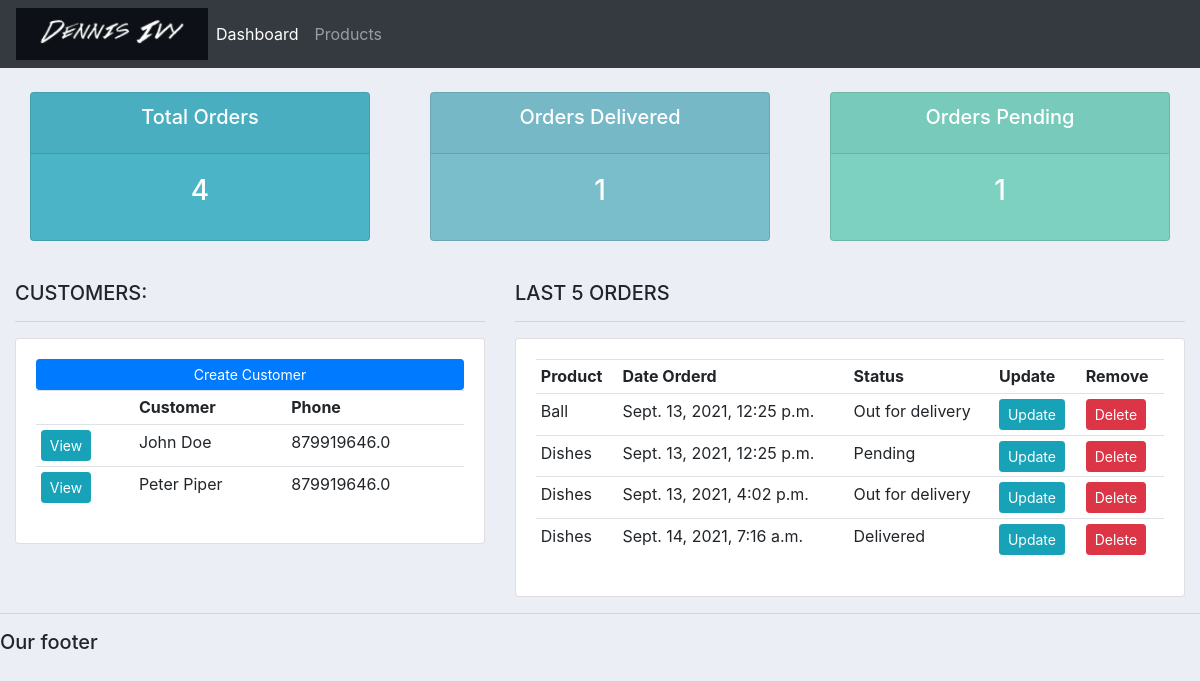
The page / on the database its author committed.
### accounts/models.py (models this page shows, shortened)
class Customer(models.Model):
    name = models.CharField(max_length=200, null=True)
    email = models.CharField(max_length=200, null=True)
    phone = models.FloatField(max_length=200, null=True)
    date_created = models.DateTimeField(auto_now_add=True, null=True)

class Order(models.Model):
    STATUS = (
			('Pending', 'Pending'),
			('Out for delivery', 'Out for delivery'),
            ('Delivered', 'Delivered'),
			)
    customer = models.ForeignKey(Customer, null=True, on_delete = models.SET_NULL)
    product = models.ForeignKey(Product, null=True, on_delete = models.SET_NULL)
    date_created = models.DateTimeField(auto_now_add=True, null=True)
    status = models.CharField(max_length=200, null=True, choices=STATUS)
    note = models.CharField(max_length=1000, null=True)

class Product(models.Model):
    CATEGORY = (
			('Indoor', 'Indoor'),
			('Out Door', 'Out Door'),
			)
    name = models.CharField(max_length=200, null=True)
    price = models.FloatField(null=True)
    category = models.CharField(max_length=200, null=True, choices=CATEGORY)
    description = models.CharField(max_length=200, null=True, blank=True)
    date_created = models.DateTimeField(auto_now_add=True, null=True)
    tag = models.ManyToManyField(Tag)
    def __str__(self):
        return self.name

### accounts/views.py (the view)
# urls.py: path('', views.home, name="home"),
def home(request):
    orders = Order.objects.all()
    customers = Customer.objects.all()
    total_customers = customers.count()
    total_orders = orders.count()
    delivered = orders.filter(status="Delivered").count()
    pending = orders.filter(status="Pending").count()
    context = {'orders':orders, 'customers':customers,
	'total_orders':total_orders,'delivered':delivered,
	'pending':pending}
    return render(request, "accounts/dashboard.html", context)

### accounts/templates/accounts/dashboard.html
{%  extends 'accounts/main.html' %}
{% block content %}
{%  include 'accounts/status.html' %}
<br>
<div class="row">
	<div class="col-md-5">
		<h5>CUSTOMERS:</h5>
		<hr>
		<div class="card card-body">
			<a class="btn btn-primary  btn-sm btn-block" href="">Create Customer</a>
			<table class="table table-sm">
				<tr>
					<th></th>
					<th>Customer</th>
					<th>Phone</th>
				</tr>
				{% for customer in customers %}
					<tr>
						<td><a class = "btn btn-sm btn-info" href = "{% url 'customer' customer.id %}">View</a></td>
						<td>{{customer.name}}</td>
						<td>{{customer.phone}}</td>
					</tr>
				{% endfor%}
			</table>
		</div>
	</div>
	<div class="col-md-7">
		<h5>LAST 5 ORDERS</h5>
		<hr>
		<div class="card card-body">
			<table class="table table-sm">
				<tr>
					<th>Product</th>
					<th>Date Orderd</th>
					<th>Status</th>
					<th>Update</th>
					<th>Remove</th>
				</tr>
				{% for order in orders %}
				<tr>
					<td>{{order.product}}</td>
					<td>{{order.date_created}}</td>
					<td>{{order.status}}</td>
					<td><a href = "{% url 'update_order' order.id %}" class = "btn btn-sm btn-info">Update</a></td>
					<td><a href = "{% url 'delete_order' order.id %}" class = "btn btn-sm btn-danger">Delete</a></td>
				</tr>
				{% endfor %}
			</table>
		</div>
	</div>
</div>
{% endblock %}

### static/css/main.css (style rules this page uses)
body { background-color: #ebeff5; }

### rows shown on the page
Customer: name "John Doe", phone "879919646.0"
Customer: name "Peter Piper", phone "879919646.0"
Order: product "Ball", date_created "Sept. 13, 2021, 12:25 p.m.", status "Out for delivery"
Order: product "Dishes", date_created "Sept. 13, 2021, 12:25 p.m.", status "Pending"
Order: product "Dishes", date_created "Sept. 13, 2021, 4:02 p.m.", status "Out for delivery"
Order: product "Dishes", date_created "Sept. 14, 2021, 7:16 a.m.", status "Delivered"

### other values the page prints
{{ total_orders }} "4"
{{ delivered }} "1"
{{ pending }} "1"
